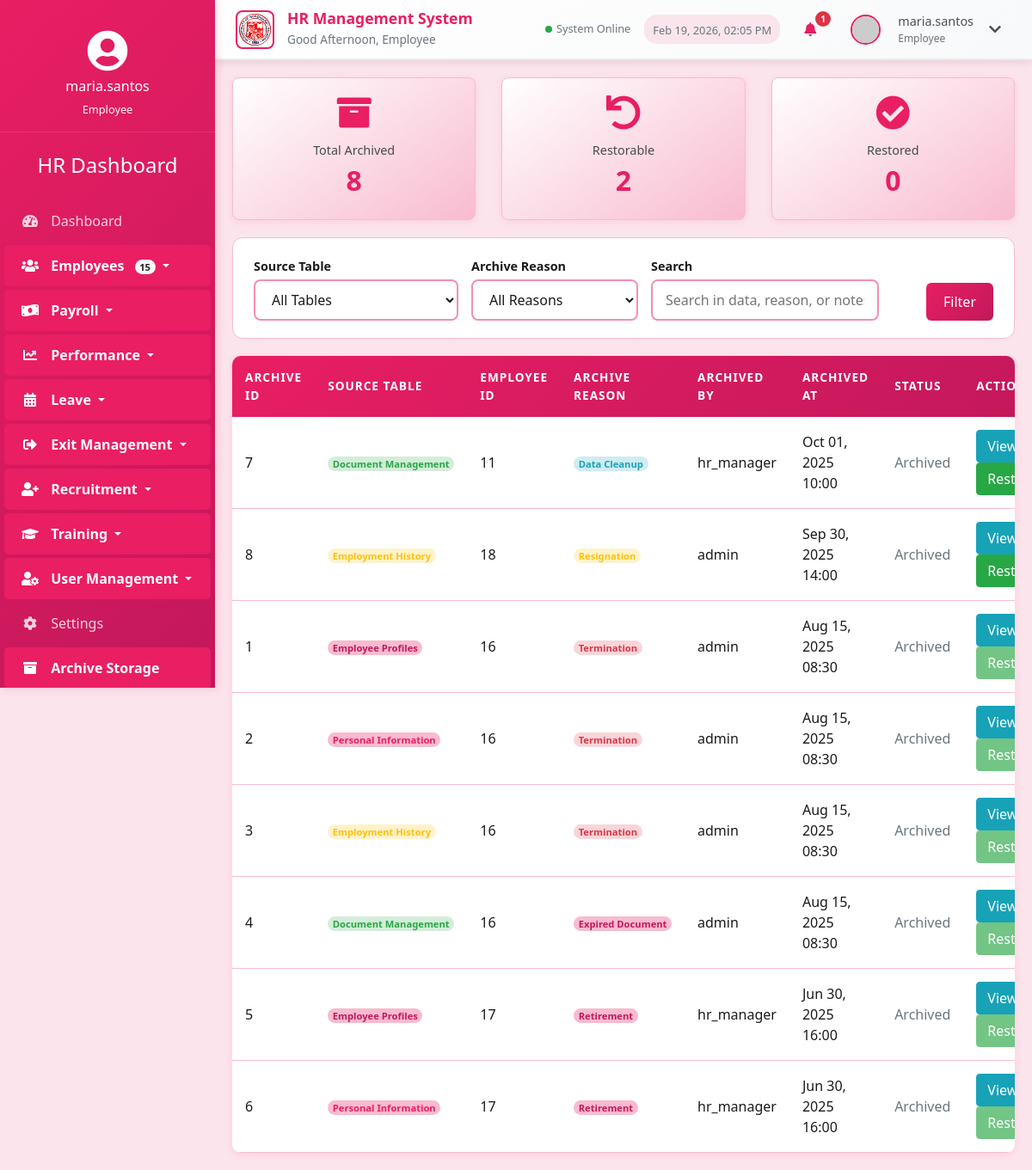
/archive_storage.php (signed in), run on the app's committed database.
### tables this page shows
CREATE TABLE `archive_storage` (
  `archive_id` int(11) NOT NULL,
  `source_table` enum('employee_profiles','personal_information','employment_history','document_management') NOT NULL,
  `record_id` int(11) NOT NULL COMMENT 'Original primary key from source table',
  `employee_id` int(11) DEFAULT NULL COMMENT 'Employee reference for all archived records',
  `record_data` longtext NOT NULL COMMENT 'JSON containing all original data',
  `archive_reason` enum('Termination','Resignation','Retirement','Data Cleanup','System Migration','Expired Document','Other') NOT NULL,
  `archive_reason_details` text DEFAULT NULL,
  `archived_by` int(11) NOT NULL COMMENT 'User ID who archived the record',
  `archived_at` timestamp NOT NULL DEFAULT current_timestamp(),
  `can_restore` tinyint(1) DEFAULT 1 COMMENT 'Whether this record can be restored',
  `restored_at` timestamp NULL DEFAULT NULL,
  `restored_by` int(11) DEFAULT NULL,
  `notes` text DEFAULT NULL,
  `created_at` timestamp NOT NULL DEFAULT current_timestamp(),
  `updated_at` timestamp NOT NULL DEFAULT current_timestamp() ON UPDATE current_timestamp()
);

CREATE TABLE `users` (
  `user_id` int(11) NOT NULL,
  `username` varchar(50) NOT NULL,
  `password` varchar(255) NOT NULL,
  `email` varchar(100) NOT NULL,
  `role` enum('admin','hr','employee') NOT NULL,
  `employee_id` int(11) DEFAULT NULL,
  `is_active` tinyint(1) DEFAULT 1,
  `last_login` datetime DEFAULT NULL,
  `created_at` timestamp NOT NULL DEFAULT current_timestamp(),
  `updated_at` timestamp NOT NULL DEFAULT current_timestamp() ON UPDATE current_timestamp()
);

### archive_storage.php (the view, shortened to what this page needs)
<?php
$host = '127.0.0.1';
$dbname = 'hr_system';
$username = 'root';
$password = '';
try {
    $pdo = new PDO("mysql:host=$host;dbname=$dbname", $username, $password);
    $pdo->setAttribute(PDO::ATTR_ERRMODE, PDO::ERRMODE_EXCEPTION);
} catch(PDOException $e) {
    die("Connection failed: " . $e->getMessage());
}
$search = isset($_GET['search']) ? $_GET['search'] : '';
$query = "SELECT a.*, u.username as archived_by_name
          FROM archive_storage a
          LEFT JOIN users u ON a.archived_by = u.user_id
          WHERE 1=1";
$params = [];
$query .= " ORDER BY a.archived_at DESC";
$stmt = $pdo->prepare($query);
$stmt->execute($params);
$archives = $stmt->fetchAll(PDO::FETCH_ASSOC);
$stats_query = "SELECT
                COUNT(*) as total,
                SUM(CASE WHEN can_restore = 1 THEN 1 ELSE 0 END) as restorable,
                SUM(CASE WHEN restored_at IS NOT NULL THEN 1 ELSE 0 END) as restored
                FROM archive_storage";
$stats = $pdo->query($stats_query)->fetch(PDO::FETCH_ASSOC);
?>
<!DOCTYPE html>
<html lang="en">
<head>
    <link rel="stylesheet" href="https://stackpath.bootstrapcdn.com/bootstrap/4.5.2/css/bootstrap.min.css">
    <link rel="stylesheet" href="https://cdnjs.cloudflare.com/ajax/libs/font-awesome/5.15.1/css/all.min.css">
    <link rel="stylesheet" href="styles.css?v=rose">
</head>
<body>
    <div class="container-fluid">
        <?php include 'navigation.php'; ?>
        <div class="row">
            <?php include 'sidebar.php'; ?>
            <div class="main-content">
        <div class="row">
            <div class="col-md-4">
                <div class="card stats-card">
                    <div class="card-body">
                        <i class="fas fa-archive"></i>
                        <h6 class="text-muted">Total Archived</h6>
                        <h3 class="card-title"><?php echo $stats['total']; ?></h3>
                    </div>
                </div>
            </div>
            <div class="col-md-4">
                <div class="card stats-card">
                    <div class="card-body">
                        <i class="fas fa-undo"></i>
                        <h6 class="text-muted">Restorable</h6>
                        <h3 class="card-title"><?php echo $stats['restorable']; ?></h3>
                    </div>
                </div>
            </div>
            <div class="col-md-4">
                <div class="card stats-card">
                    <div class="card-body">
                        <i class="fas fa-check-circle"></i>
                        <h6 class="text-muted">Restored</h6>
                        <h3 class="card-title"><?php echo $stats['restored']; ?></h3>
                    </div>
                </div>
            </div>
        </div>
        <div class="filters">
            <form method="GET" action="">
                <div class="filter-row">
                    <div class="filter-group">
                        <label for="table">Source Table</label>
                        <select name="table" id="table">
                            <option value="">All Tables</option>
                        </select>
                    </div>
                    <div class="filter-group">
                        <label for="reason">Archive Reason</label>
                        <select name="reason" id="reason">
                            <option value="">All Reasons</option>
                        </select>
                    </div>
                    <div class="filter-group">
                        <label for="search">Search</label>
                        <input type="text" name="search" id="search" placeholder="Search in data, reason, or notes..." value="<?php echo htmlspecialchars($search); ?>">
                    </div>
                    <button type="submit" class="btn btn-primary">Filter</button>
                </div>
            </form>
        </div>
        <div class="content">
            <?php if (count($archives) > 0): ?>
                <div class="table-container">
                    <table>
                        <thead>
                            <tr>
                                <th>Archive ID</th>
                                <th>Source Table</th>
                                <th>Employee ID</th>
                                <th>Archive Reason</th>
                                <th>Archived By</th>
                                <th>Archived At</th>
                                <th>Status</th>
                                <th>Actions</th>
                            </tr>
                        </thead>
                        <tbody>
                            <?php foreach ($archives as $archive): ?>
                                <tr>
                                    <td><?php echo $archive['archive_id']; ?></td>
                                    <td>
                                        <?php
                                        $table_badges = [
                                            'employee_profiles' => 'badge-profile',
                                            'personal_information' => 'badge-personal',
                                            'employment_history' => 'badge-history',
                                            'document_management' => 'badge-document'
                                        ];
                                        $badge_class = $table_badges[$archive['source_table']] ?? '';
                                        ?>
                                        <span class="badge <?php echo $badge_class; ?>">
                                            <?php echo str_replace('_', ' ', $archive['source_table']); ?>
                                        </span>
                                    </td>
                                    <td><?php echo $archive['employee_id'] ?? 'N/A'; ?></td>
                                    <td>
                                        <?php
                                        $reason_badges = [
                                            'Termination' => 'badge-termination',
                                            'Resignation' => 'badge-resignation',
                                            'Retirement' => 'badge-retirement',
                                            'Expired Document' => 'badge-expired',
                                            'Data Cleanup' => 'badge-cleanup'
                                        ];
                                        $reason_badge = $reason_badges[$archive['archive_reason']] ?? '';
                                        ?>
                                        <span class="badge <?php echo $reason_badge; ?>">
                                            <?php echo $archive['archive_reason']; ?>
                                        </span>
                                    </td>
                                    <td><?php echo $archive['archived_by_name'] ?? 'Unknown'; ?></td>
                                    <td><?php echo date('M d, Y H:i', strtotime($archive['archived_at'])); ?></td>
                                    <td>
                                        <?php if ($archive['restored_at']): ?>
                                            <span class="status-restored">✓ Restored</span>
                                        <?php else: ?>
                                            <span class="status-archived">Archived</span>
                                        <?php endif; ?>
                                    </td>
                                    <td>
                                        <button onclick="viewDetails(<?php echo $archive['archive_id']; ?>)" class="btn btn-info">View</button>
                                        <form method="POST" style="display: inline;">
                                            <button type="submit" name="restore" class="btn btn-success"
                                                    <?php echo (!$archive['can_restore'] || $archive['restored_at']) ? 'disabled' : ''; ?>>
                                                Restore
                                            </button>
                                        </form>
                                    </td>
                                </tr>
                            <?php endforeach; ?>
                        </tbody>
                    </table>
                </div>
            <?php endif; ?>
        </div>
    </div>
    </div>
</body>
</html>

### data on the page
archive_storage: archive_id "7", source_table "Document Management", employee "11", archive_reason "Data Cleanup", archived_by.username "hr_manager", archived_at "Oct 01, 2025 10:00", shows "Archived"
archive_storage: archive_id "8", source_table "Employment History", employee "18", archive_reason "Resignation", archived_by.username "admin", archived_at "Sep 30, 2025 14:00", shows "Archived"
archive_storage: archive_id "1", source_table "Employee Profiles", employee "16", archive_reason "Termination", archived_by.username "admin", archived_at "Aug 15, 2025 08:30", shows "Archived"
archive_storage: archive_id "2", source_table "Personal Information", employee "16", archive_reason "Termination", archived_by.username "admin", archived_at "Aug 15, 2025 08:30", shows "Archived"
archive_storage: archive_id "3", source_table "Employment History", employee "16", archive_reason "Termination", archived_by.username "admin", archived_at "Aug 15, 2025 08:30", shows "Archived"
archive_storage: archive_id "4", source_table "Document Management", employee "16", archive_reason "Expired Document", archived_by.username "admin", archived_at "Aug 15, 2025 08:30", shows "Archived"
archive_storage: archive_id "5", source_table "Employee Profiles", employee "17", archive_reason "Retirement", archived_by.username "hr_manager", archived_at "Jun 30, 2025 16:00", shows "Archived"
archive_storage: archive_id "6", source_table "Personal Information", employee "17", archive_reason "Retirement", archived_by.username "hr_manager", archived_at "Jun 30, 2025 16:00", shows "Archived"

### other printed values
$role_display "Employee"
$notification_count "1"
$_SESSION['username'] "maria.santos"
$_SESSION['role'] "Employee"
$username "maria.santos"
$user_role "Employee"
$sidebar_stats['employees'] "15"
$stats['total'] "8"
$stats['restorable'] "2"
$stats['restored'] "0"
